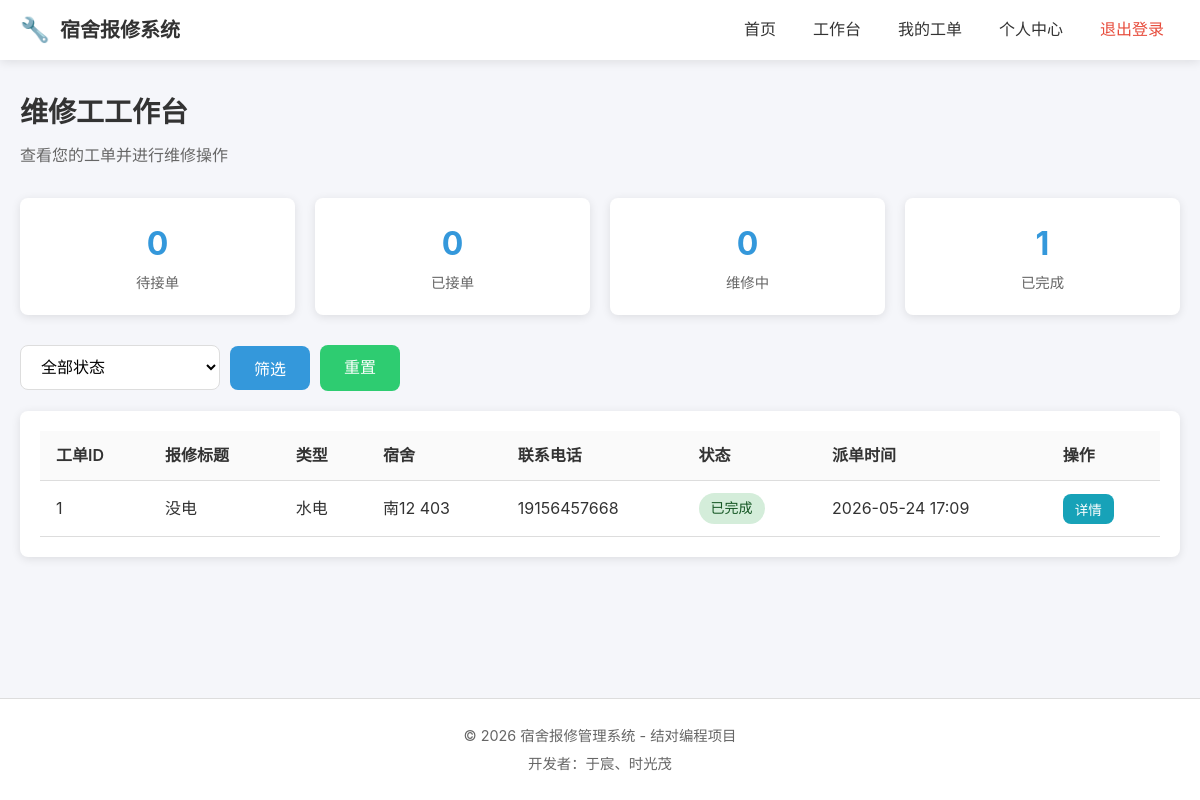
The app's page /workorders/dashboard/ (signed in) with its own data.
### workorders/models.py (models this page shows, shortened)
class WorkOrder(models.Model):
    STATUS_CHOICES = [
        ('assigned', '已派单'),
        ('accepted', '已接单'),
        ('in_progress', '维修中'),
        ('completed', '已完成'),
        ('rejected', '已拒绝'),
    ]
    repair_request = models.OneToOneField(
        RepairRequest,
        on_delete=models.CASCADE,
        related_name='work_order',
        verbose_name='报修单'
    )
    worker = models.ForeignKey(
        settings.AUTH_USER_MODEL,
        on_delete=models.SET_NULL,
        null=True,
        blank=True,
        related_name='work_orders',
        verbose_name='维修工'
    )
    status = models.CharField('状态', max_length=20, choices=STATUS_CHOICES, default='assigned')
    assigned_by = models.ForeignKey(
        settings.AUTH_USER_MODEL,
        on_delete=models.SET_NULL,
        null=True,
        related_name='assigned_orders',
        verbose_name='派单管理员'
    )
    assigned_at = models.DateTimeField('派单时间', auto_now_add=True)
    accepted_at = models.DateTimeField('接单时间', null=True, blank=True)
    started_at = models.DateTimeField('开始维修时间', null=True, blank=True)
    completed_at = models.DateTimeField('完成时间', null=True, blank=True)
    remark = models.TextField('维修备注', blank=True, default='')
    created_at = models.DateTimeField('创建时间', auto_now_add=True)
    updated_at = models.DateTimeField('更新时间', auto_now=True)
    class Meta:
        db_table = 'work_orders'
        verbose_name = '工单'
        verbose_name_plural = '工单'
        ordering = ['-created_at']
        indexes = [
            models.Index(fields=['status']),
            models.Index(fields=['worker']),
        ]

### repairs/models.py (models this page shows, shortened)
class RepairRequest(models.Model):
    TYPE_CHOICES = [
        ('electric', '水电'),
        ('door', '门窗'),
        ('furniture', '家具'),
        ('network', '网络'),
        ('other', '其他'),
    ]
    STATUS_CHOICES = [
        ('pending', '待处理'),
        ('processing', '处理中'),
        ('completed', '已完成'),
        ('cancelled', '已取消'),
    ]
    student = models.ForeignKey(
        settings.AUTH_USER_MODEL,
        on_delete=models.CASCADE,
        related_name='repair_requests',
        verbose_name='报修学生'
    )
    title = models.CharField('报修标题', max_length=100)
    description = models.TextField('问题描述')
    repair_type = models.CharField('报修类型', max_length=50, choices=TYPE_CHOICES, default='other')
    dorm_building = models.CharField('宿舍楼', max_length=50)
    dorm_room = models.CharField('房间号', max_length=20)
    contact_phone = models.CharField('联系电话', max_length=20)
    status = models.CharField('状态', max_length=20, choices=STATUS_CHOICES, default='pending')
    created_at = models.DateTimeField('创建时间', auto_now_add=True)
    updated_at = models.DateTimeField('更新时间', auto_now=True)
    class Meta:
        db_table = 'repair_requests'
        verbose_name = '报修单'
        verbose_name_plural = '报修单'
        ordering = ['-created_at']
        indexes = [
            models.Index(fields=['status']),
            models.Index(fields=['created_at']),
        ]

### workorders/views.py (the view)
# urls.py: path('dashboard/', views.worker_dashboard, name='worker_dashboard'),
@login_required
def worker_dashboard(request):
    if not request.user.is_worker():
        messages.error(request, '仅维修工可访问')
        return redirect('index')
    status = request.GET.get('status', '')
    work_orders = WorkOrder.objects.filter(worker=request.user)
    if status:
        work_orders = work_orders.filter(status=status)
    work_orders = work_orders.order_by('-created_at')
    from django.core.paginator import Paginator
    paginator = Paginator(work_orders, 10)
    page = request.GET.get('page', 1)
    page_obj = paginator.get_page(page)
    context = {
        'page_obj': page_obj,
        'current_status': status,
        'pending': WorkOrder.objects.filter(worker=request.user, status='assigned').count(),
        'accepted': WorkOrder.objects.filter(worker=request.user, status='accepted').count(),
        'in_progress': WorkOrder.objects.filter(worker=request.user, status='in_progress').count(),
        'completed': WorkOrder.objects.filter(worker=request.user, status='completed').count(),
    }
    return render(request, 'workorders/worker_dashboard.html', context)

### users/models.py (called while the page is built)
    def is_worker(self):
        return self.role == 'worker'

### templates/workorders/worker_dashboard.html (shortened to what this page needs)
{% extends 'base.html' %}
{% block content %}
<div class="page-header">
    <h2>维修工工作台</h2>
    <p class="text-muted">查看您的工单并进行维修操作</p>
</div>
<div class="stats-row">
    <div class="stat-item">
        <span class="stat-num">{{ pending }}</span>
        <span class="stat-text">待接单</span>
    </div>
    <div class="stat-item">
        <span class="stat-num">{{ accepted }}</span>
        <span class="stat-text">已接单</span>
    </div>
    <div class="stat-item">
        <span class="stat-num">{{ in_progress }}</span>
        <span class="stat-text">维修中</span>
    </div>
    <div class="stat-item">
        <span class="stat-num">{{ completed }}</span>
        <span class="stat-text">已完成</span>
    </div>
</div>
<div class="filter-bar">
    <form method="get" class="filter-form">
        <select name="status" class="form-select filter-select">
            <option value="">全部状态</option>
        </select>
        <button type="submit" class="btn btn-primary">筛选</button>
        <a href="{% url 'workorders:worker_dashboard' %}" class="btn btn-secondary">重置</a>
    </form>
</div>
<div class="card">
    <div class="card-body">
        <table class="table">
            <thead>
                <tr>
                    <th>工单ID</th>
                    <th>报修标题</th>
                    <th>类型</th>
                    <th>宿舍</th>
                    <th>联系电话</th>
                    <th>状态</th>
                    <th>派单时间</th>
                    <th>操作</th>
                </tr>
            </thead>
            <tbody>
                {% for item in page_obj %}
                <tr>
                    <td>{{ item.id }}</td>
                    <td>{{ item.repair_request.title }}</td>
                    <td>{{ item.repair_request.get_repair_type_display }}</td>
                    <td>{{ item.repair_request.dorm_building }} {{ item.repair_request.dorm_room }}</td>
                    <td>{{ item.repair_request.contact_phone }}</td>
                    <td><span class="badge badge-{{ item.status }}">{{ item.get_status_display }}</span></td>
                    <td>{{ item.assigned_at|date:"Y-m-d H:i" }}</td>
                    <td>
                        <button class="btn btn-sm btn-info" onclick="viewDetail('{{ item.id }}')">详情</button>
                    </td>
                </tr>
                {% empty %}
                <tr>
                    <td colspan="8" class="text-center">暂无工单</td>
                </tr>
                {% endfor %}
            </tbody>
        </table>
    </div>
</div>
{% endblock %}

### static/css/style.css (style rules this page uses)
* { margin: 0; padding: 0; box-sizing: border-box; }
:root { --primary-color: #3498db; --primary-dark: #2980b9; --secondary-color: #2ecc71; --danger-color: #e74c3c; --warning-color: #f39c12; --text-color: #333; --text-light: #666; --bg-color: #f5f6fa; --white: #fff; --border-color: #ddd; --shadow: 0 2px 10px rgba(0, 0, 0, 0.1); --radius: 8px; }
body { font-family: -apple-system, BlinkMacSystemFont, 'Segoe UI', Roboto, 'Helvetica Neue', Arial, sans-serif; background-color: var(--bg-color); color: var(--text-color); line-height: 1.6; min-height: 100vh; display: flex; flex-direction: column; }
a { text-decoration: none; color: var(--primary-color); transition: color 0.3s; }
.btn { display: inline-block; padding: 10px 24px; border: none; border-radius: var(--radius); font-size: 1rem; font-weight: 500; cursor: pointer; transition: all 0.3s; text-align: center; }
.btn-primary { background: var(--primary-color); color: var(--white); }
.btn-secondary { background: var(--secondary-color); color: var(--white); }
.form-select { width: 100%; padding: 12px 16px; border: 1px solid var(--border-color); border-radius: var(--radius); font-size: 1rem; background: var(--white); cursor: pointer; transition: border-color 0.3s; }
.card { background: var(--white); border-radius: var(--radius); box-shadow: var(--shadow); overflow: hidden; }
.card-body { padding: 20px; }
.table { width: 100%; border-collapse: collapse; }
.table th, .table td { padding: 12px 16px; text-align: left; border-bottom: 1px solid var(--border-color); }
.table th { background: #fafafa; font-weight: 600; color: var(--text-color); }
.badge { display: inline-block; padding: 4px 12px; border-radius: 20px; font-size: 0.875rem; font-weight: 500; }
.badge-completed { background: #d4edda; color: #155724; }
.text-muted { color: var(--text-light); }
.page-header { margin-bottom: 30px; }
.page-header h2 { font-size: 1.75rem; color: var(--text-color); margin-bottom: 8px; }
.stats-row { display: flex; gap: 20px; margin-bottom: 30px; }
.stat-item { background: var(--white); padding: 20px 30px; border-radius: var(--radius); box-shadow: var(--shadow); text-align: center; flex: 1; }
.stat-num { display: block; font-size: 2rem; font-weight: bold; color: var(--primary-color); }
.stat-text { color: var(--text-light); font-size: 0.9rem; }
.filter-bar { margin-bottom: 20px; }
.filter-form { display: flex; gap: 10px; align-items: center; }
.filter-select { width: 200px; }
.btn-sm { padding: 5px 12px; font-size: 0.85rem; }
.btn-info { background: #17a2b8; color: var(--white); }

### records on screen
WorkOrder: id "1", repair_request "没电", repair_request.repair_type "水电", repair_request.dorm_building "南12", repair_request.dorm_room "403", repair_request.contact_phone "19156457668", status "已完成", assigned_at "2026-05-24 17:09"

### other values on screen
{{ pending }} "0"
{{ accepted }} "0"
{{ in_progress }} "0"
{{ completed }} "1"
